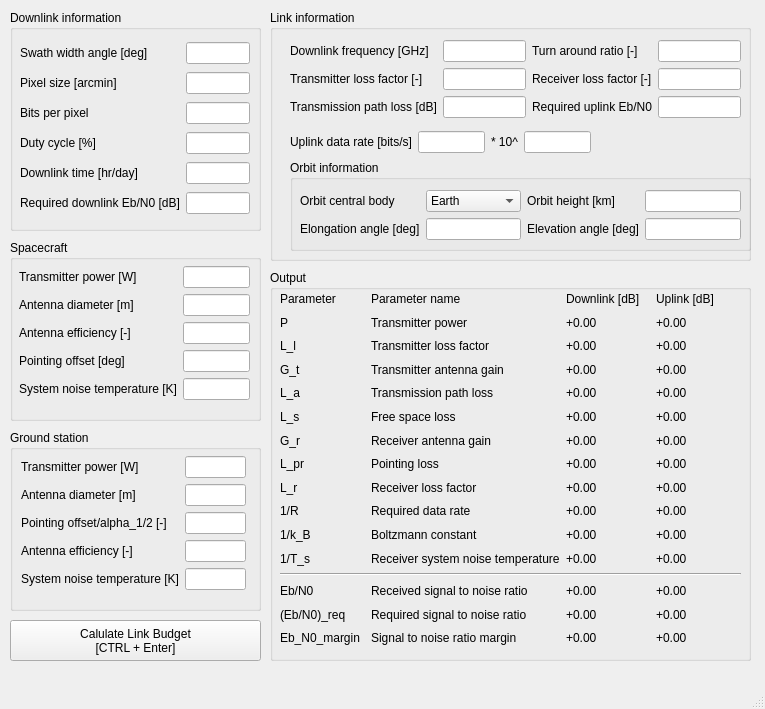
<?xml version="1.0" encoding="UTF-8"?>
<ui version="4.0">
 <class>MainWindow</class>
 <widget class="QMainWindow" name="MainWindow">
  <property name="geometry">
   <rect>
    <x>0</x>
    <y>0</y>
    <width>765</width>
    <height>709</height>
   </rect>
  </property>
  <property name="windowTitle">
   <string>MainWindow</string>
  </property>
  <widget class="QWidget" name="centralwidget">
   <widget class="QPushButton" name="calculate">
    <property name="geometry">
     <rect>
      <x>10</x>
      <y>620</y>
      <width>251</width>
      <height>41</height>
     </rect>
    </property>
    <property name="text">
     <string>Calulate Link Budget
[CTRL + Enter]</string>
    </property>
    <property name="shortcut">
     <string>Ctrl+Return</string>
    </property>
   </widget>
   <widget class="QGroupBox" name="link_info_groupbox">
    <property name="geometry">
     <rect>
      <x>270</x>
      <y>10</y>
      <width>481</width>
      <height>251</height>
     </rect>
    </property>
    <property name="title">
     <string>Link information</string>
    </property>
    <widget class="QGroupBox" name="orbit_groupbox">
     <property name="geometry">
      <rect>
       <x>20</x>
       <y>150</y>
       <width>461</width>
       <height>91</height>
      </rect>
     </property>
     <property name="title">
      <string>Orbit information</string>
     </property>
     <widget class="QWidget" name="layoutWidget">
      <property name="geometry">
       <rect>
        <x>10</x>
        <y>30</y>
        <width>441</width>
        <height>52</height>
       </rect>
      </property>
      <layout class="QGridLayout" name="orbit_gridlayout">
       <item row="0" column="0">
        <widget class="QLabel" name="lbl_planet">
         <property name="text">
          <string>Orbit central body</string>
         </property>
        </widget>
       </item>
       <item row="0" column="1">
        <widget class="QComboBox" name="dropdown_planet">
         <item>
          <property name="text">
           <string>Earth</string>
          </property>
         </item>
         <item>
          <property name="text">
           <string>Moon</string>
          </property>
         </item>
         <item>
          <property name="text">
           <string>Mercury</string>
          </property>
         </item>
         <item>
          <property name="text">
           <string>Mars</string>
          </property>
         </item>
         <item>
          <property name="text">
           <string>Saturn</string>
          </property>
         </item>
        </widget>
       </item>
       <item row="0" column="2" colspan="2">
        <widget class="QLabel" name="lbl_orbit_alt">
         <property name="text">
          <string>Orbit height [km]</string>
         </property>
        </widget>
       </item>
       <item row="0" column="4">
        <widget class="QLineEdit" name="in_orbit_alt"/>
       </item>
       <item row="1" column="0">
        <widget class="QLabel" name="lbl_elong">
         <property name="text">
          <string>Elongation angle [deg]</string>
         </property>
        </widget>
       </item>
       <item row="1" column="1">
        <widget class="QLineEdit" name="in_elong"/>
       </item>
       <item row="1" column="4">
        <widget class="QLineEdit" name="in_elev"/>
       </item>
       <item row="1" column="2" colspan="2">
        <widget class="QLabel" name="lbl_elev">
         <property name="text">
          <string>Elevation angle [deg]</string>
         </property>
        </widget>
       </item>
      </layout>
     </widget>
    </widget>
    <widget class="QWidget" name="layoutWidget">
     <property name="geometry">
      <rect>
       <x>20</x>
       <y>120</y>
       <width>301</width>
       <height>24</height>
      </rect>
     </property>
     <layout class="QHBoxLayout" name="uplink_hbox">
      <item>
       <widget class="QLabel" name="lbl_uplink_r">
        <property name="text">
         <string>Uplink data rate [bits/s]</string>
        </property>
       </widget>
      </item>
      <item>
       <widget class="QLineEdit" name="in_up_r_mantissa"/>
      </item>
      <item>
       <widget class="QLabel" name="lbl_up_10">
        <property name="text">
         <string>* 10^</string>
        </property>
       </widget>
      </item>
      <item>
       <widget class="QLineEdit" name="in_up_r_exp"/>
      </item>
     </layout>
    </widget>
    <widget class="QWidget" name="layoutWidget">
     <property name="geometry">
      <rect>
       <x>20</x>
       <y>30</y>
       <width>451</width>
       <height>80</height>
      </rect>
     </property>
     <layout class="QGridLayout" name="gridLayout_4">
      <item row="0" column="0">
       <widget class="QLabel" name="lbl_dl_f">
        <property name="text">
         <string>Downlink frequency [GHz]</string>
        </property>
       </widget>
      </item>
      <item row="0" column="1">
       <widget class="QLineEdit" name="in_dl_f"/>
      </item>
      <item row="0" column="2">
       <widget class="QLabel" name="lbl_turn_around">
        <property name="text">
         <string>Turn around ratio [-]</string>
        </property>
       </widget>
      </item>
      <item row="0" column="3">
       <widget class="QLineEdit" name="in_turn_around"/>
      </item>
      <item row="1" column="0">
       <widget class="QLabel" name="lbl_tx_loss_factor">
        <property name="text">
         <string>Transmitter loss factor [-]</string>
        </property>
       </widget>
      </item>
      <item row="1" column="1">
       <widget class="QLineEdit" name="in_tx_loss_factor"/>
      </item>
      <item row="1" column="2">
       <widget class="QLabel" name="lbl_rx_loss_factor">
        <property name="text">
         <string>Receiver loss factor [-]</string>
        </property>
       </widget>
      </item>
      <item row="1" column="3">
       <widget class="QLineEdit" name="in_rx_loss_factor"/>
      </item>
      <item row="2" column="0">
       <widget class="QLabel" name="lbl_path_loss">
        <property name="text">
         <string>Transmission path loss [dB]</string>
        </property>
       </widget>
      </item>
      <item row="2" column="1">
       <widget class="QLineEdit" name="in_path_loss"/>
      </item>
      <item row="2" column="2">
       <widget class="QLabel" name="lbl_up_req_ebn0">
        <property name="text">
         <string>Required uplink Eb/N0</string>
        </property>
       </widget>
      </item>
      <item row="2" column="3">
       <widget class="QLineEdit" name="in_up_req_ebn0"/>
      </item>
     </layout>
    </widget>
   </widget>
   <widget class="QGroupBox" name="spacecraft_groupbox">
    <property name="geometry">
     <rect>
      <x>10</x>
      <y>240</y>
      <width>251</width>
      <height>181</height>
     </rect>
    </property>
    <property name="title">
     <string>Spacecraft</string>
    </property>
    <widget class="QWidget" name="layoutWidget">
     <property name="geometry">
      <rect>
       <x>9</x>
       <y>26</y>
       <width>231</width>
       <height>136</height>
      </rect>
     </property>
     <layout class="QGridLayout" name="spacecraft_gridlayout">
      <item row="4" column="0" colspan="2">
       <widget class="QLabel" name="lbl_sc_t_sys">
        <property name="text">
         <string>System noise temperature [K]</string>
        </property>
       </widget>
      </item>
      <item row="4" column="2">
       <widget class="QLineEdit" name="in_sc_t_sys"/>
      </item>
      <item row="3" column="2">
       <widget class="QLineEdit" name="in_sc_point"/>
      </item>
      <item row="2" column="2">
       <widget class="QLineEdit" name="in_sc_ant_eta"/>
      </item>
      <item row="1" column="2">
       <widget class="QLineEdit" name="in_sc_ant_d"/>
      </item>
      <item row="0" column="2">
       <widget class="QLineEdit" name="in_sc_power"/>
      </item>
      <item row="0" column="0" colspan="2">
       <widget class="QLabel" name="lbl_sc_power">
        <property name="text">
         <string>Transmitter power [W]</string>
        </property>
       </widget>
      </item>
      <item row="1" column="0" colspan="2">
       <widget class="QLabel" name="lbl_sc_ant_d">
        <property name="text">
         <string>Antenna diameter [m]</string>
        </property>
       </widget>
      </item>
      <item row="2" column="0" colspan="2">
       <widget class="QLabel" name="lbl_sc_ant_eta">
        <property name="text">
         <string>Antenna efficiency [-]</string>
        </property>
       </widget>
      </item>
      <item row="3" column="0" colspan="2">
       <widget class="QLabel" name="lbl_sc_point">
        <property name="text">
         <string>Pointing offset [deg]</string>
        </property>
       </widget>
      </item>
     </layout>
    </widget>
   </widget>
   <widget class="QGroupBox" name="downlink_groupbox">
    <property name="geometry">
     <rect>
      <x>10</x>
      <y>10</y>
      <width>251</width>
      <height>221</height>
     </rect>
    </property>
    <property name="title">
     <string>Downlink information</string>
    </property>
    <widget class="QWidget" name="layoutWidget">
     <property name="geometry">
      <rect>
       <x>10</x>
       <y>30</y>
       <width>230</width>
       <height>181</height>
      </rect>
     </property>
     <layout class="QGridLayout" name="downlink_gridlayout">
      <item row="4" column="1">
       <widget class="QLineEdit" name="in_dl_time"/>
      </item>
      <item row="2" column="0">
       <widget class="QLabel" name="lbl_bppx">
        <property name="text">
         <string>Bits per pixel</string>
        </property>
       </widget>
      </item>
      <item row="1" column="0">
       <widget class="QLabel" name="lbl_px_size">
        <property name="text">
         <string>Pixel size [arcmin]</string>
        </property>
       </widget>
      </item>
      <item row="3" column="0">
       <widget class="QLabel" name="lbl_duty_cycle">
        <property name="text">
         <string>Duty cycle [%]</string>
        </property>
       </widget>
      </item>
      <item row="4" column="0">
       <widget class="QLabel" name="lbl_dl_time">
        <property name="text">
         <string>Downlink time [hr/day]</string>
        </property>
       </widget>
      </item>
      <item row="0" column="1">
       <widget class="QLineEdit" name="in_swath_width"/>
      </item>
      <item row="5" column="1">
       <widget class="QLineEdit" name="in_req_dl_ebn0"/>
      </item>
      <item row="2" column="1">
       <widget class="QLineEdit" name="in_bppx"/>
      </item>
      <item row="0" column="0">
       <widget class="QLabel" name="lbl_swath_width">
        <property name="text">
         <string>Swath width angle [deg]</string>
        </property>
       </widget>
      </item>
      <item row="1" column="1">
       <widget class="QLineEdit" name="in_px_size"/>
      </item>
      <item row="3" column="1">
       <widget class="QLineEdit" name="in_duty_cycle"/>
      </item>
      <item row="5" column="0">
       <widget class="QLabel" name="lbl_req_dl_ebn0">
        <property name="text">
         <string>Required downlink Eb/N0 [dB]</string>
        </property>
       </widget>
      </item>
     </layout>
    </widget>
   </widget>
   <widget class="QGroupBox" name="ground_station_groupbox">
    <property name="geometry">
     <rect>
      <x>10</x>
      <y>430</y>
      <width>251</width>
      <height>181</height>
     </rect>
    </property>
    <property name="title">
     <string>Ground station</string>
    </property>
    <widget class="QWidget" name="layoutWidget">
     <property name="geometry">
      <rect>
       <x>11</x>
       <y>26</y>
       <width>225</width>
       <height>136</height>
      </rect>
     </property>
     <layout class="QGridLayout" name="ground_station_gridlayout">
      <item row="4" column="0" colspan="3">
       <widget class="QLabel" name="lbl_gs_t_sys">
        <property name="text">
         <string>System noise temperature [K]</string>
        </property>
       </widget>
      </item>
      <item row="4" column="3">
       <widget class="QLineEdit" name="in_gs_t_sys"/>
      </item>
      <item row="2" column="3">
       <widget class="QLineEdit" name="in_gs_point"/>
      </item>
      <item row="3" column="3">
       <widget class="QLineEdit" name="in_gs_ant_eta"/>
      </item>
      <item row="1" column="3">
       <widget class="QLineEdit" name="in_gs_ant_d"/>
      </item>
      <item row="0" column="3">
       <widget class="QLineEdit" name="in_gs_power"/>
      </item>
      <item row="2" column="0" colspan="3">
       <widget class="QLabel" name="lbl_gs_point">
        <property name="text">
         <string>Pointing offset/alpha_1/2 [-]</string>
        </property>
       </widget>
      </item>
      <item row="1" column="0" colspan="3">
       <widget class="QLabel" name="lbl_gs_ant_d">
        <property name="text">
         <string>Antenna diameter [m]</string>
        </property>
       </widget>
      </item>
      <item row="0" column="0" colspan="3">
       <widget class="QLabel" name="lbl_gs_power">
        <property name="text">
         <string>Transmitter power [W]</string>
        </property>
       </widget>
      </item>
      <item row="3" column="0" colspan="3">
       <widget class="QLabel" name="lbl_gs_ant_eta">
        <property name="text">
         <string>Antenna efficiency [-]</string>
        </property>
       </widget>
      </item>
     </layout>
    </widget>
   </widget>
   <widget class="QGroupBox" name="output_groupbox">
    <property name="geometry">
     <rect>
      <x>270</x>
      <y>270</y>
      <width>481</width>
      <height>391</height>
     </rect>
    </property>
    <property name="title">
     <string>Output</string>
    </property>
    <widget class="QWidget" name="layoutWidget">
     <property name="geometry">
      <rect>
       <x>10</x>
       <y>20</y>
       <width>461</width>
       <height>357</height>
      </rect>
     </property>
     <layout class="QGridLayout" name="output_gridlayout">
      <item row="4" column="0">
       <widget class="QLabel" name="label_138">
        <property name="text">
         <string>L_a</string>
        </property>
       </widget>
      </item>
      <item row="5" column="1">
       <widget class="QLabel" name="label_93">
        <property name="text">
         <string>Free space loss</string>
        </property>
       </widget>
      </item>
      <item row="1" column="0">
       <widget class="QLabel" name="label_90">
        <property name="text">
         <string>P</string>
        </property>
       </widget>
      </item>
      <item row="1" column="1">
       <widget class="QLabel" name="label_115">
        <property name="text">
         <string>Transmitter power</string>
        </property>
       </widget>
      </item>
      <item row="3" column="1">
       <widget class="QLabel" name="label_122">
        <property name="text">
         <string>Transmitter antenna gain</string>
        </property>
       </widget>
      </item>
      <item row="6" column="0">
       <widget class="QLabel" name="label_94">
        <property name="text">
         <string>G_r</string>
        </property>
       </widget>
      </item>
      <item row="13" column="0">
       <widget class="QLabel" name="label_126">
        <property name="text">
         <string>Eb/N0</string>
        </property>
       </widget>
      </item>
      <item row="13" column="1">
       <widget class="QLabel" name="label_137">
        <property name="text">
         <string>Received signal to noise ratio</string>
        </property>
       </widget>
      </item>
      <item row="2" column="1">
       <widget class="QLabel" name="label_136">
        <property name="text">
         <string>Transmitter loss factor</string>
        </property>
       </widget>
      </item>
      <item row="15" column="1">
       <widget class="QLabel" name="label_125">
        <property name="text">
         <string>Signal to noise ratio margin</string>
        </property>
       </widget>
      </item>
      <item row="15" column="0">
       <widget class="QLabel" name="label_116">
        <property name="text">
         <string>Eb_N0_margin</string>
        </property>
       </widget>
      </item>
      <item row="7" column="1">
       <widget class="QLabel" name="label_119">
        <property name="text">
         <string>Pointing loss</string>
        </property>
       </widget>
      </item>
      <item row="7" column="0">
       <widget class="QLabel" name="label_117">
        <property name="text">
         <string>L_pr</string>
        </property>
       </widget>
      </item>
      <item row="9" column="0">
       <widget class="QLabel" name="label_103">
        <property name="text">
         <string>1/R</string>
        </property>
       </widget>
      </item>
      <item row="0" column="2">
       <widget class="QLabel" name="label_52">
        <property name="text">
         <string>Downlink [dB]</string>
        </property>
       </widget>
      </item>
      <item row="0" column="0">
       <widget class="QLabel" name="label_111">
        <property name="text">
         <string>Parameter</string>
        </property>
       </widget>
      </item>
      <item row="10" column="1">
       <widget class="QLabel" name="label_104">
        <property name="text">
         <string>Boltzmann constant</string>
        </property>
       </widget>
      </item>
      <item row="14" column="0">
       <widget class="QLabel" name="label_85">
        <property name="text">
         <string>(Eb/N0)_req</string>
        </property>
       </widget>
      </item>
      <item row="6" column="1">
       <widget class="QLabel" name="label_102">
        <property name="text">
         <string>Receiver antenna gain</string>
        </property>
       </widget>
      </item>
      <item row="8" column="0">
       <widget class="QLabel" name="label_124">
        <property name="text">
         <string>L_r</string>
        </property>
       </widget>
      </item>
      <item row="8" column="1">
       <widget class="QLabel" name="label_140">
        <property name="text">
         <string>Receiver loss factor</string>
        </property>
       </widget>
      </item>
      <item row="4" column="1">
       <widget class="QLabel" name="label_120">
        <property name="text">
         <string>Transmission path loss</string>
        </property>
       </widget>
      </item>
      <item row="9" column="1">
       <widget class="QLabel" name="label_84">
        <property name="text">
         <string>Required data rate</string>
        </property>
       </widget>
      </item>
      <item row="10" column="0">
       <widget class="QLabel" name="label_109">
        <property name="text">
         <string>1/k_B</string>
        </property>
       </widget>
      </item>
      <item row="11" column="0">
       <widget class="QLabel" name="label_110">
        <property name="text">
         <string>1/T_s</string>
        </property>
       </widget>
      </item>
      <item row="2" column="0">
       <widget class="QLabel" name="label_87">
        <property name="text">
         <string>L_l</string>
        </property>
       </widget>
      </item>
      <item row="3" column="0">
       <widget class="QLabel" name="label_141">
        <property name="text">
         <string>G_t</string>
        </property>
       </widget>
      </item>
      <item row="11" column="1">
       <widget class="QLabel" name="label_106">
        <property name="text">
         <string>Receiver system noise temperature</string>
        </property>
       </widget>
      </item>
      <item row="14" column="1">
       <widget class="QLabel" name="label_108">
        <property name="text">
         <string>Required signal to noise ratio</string>
        </property>
       </widget>
      </item>
      <item row="5" column="0">
       <widget class="QLabel" name="label_142">
        <property name="text">
         <string>L_s</string>
        </property>
       </widget>
      </item>
      <item row="0" column="3">
       <widget class="QLabel" name="label_53">
        <property name="text">
         <string>Uplink [dB]</string>
        </property>
       </widget>
      </item>
      <item row="12" column="0" colspan="4">
       <widget class="Line" name="line_22">
        <property name="orientation">
         <enum>Qt::Horizontal</enum>
        </property>
       </widget>
      </item>
      <item row="1" column="2">
       <widget class="QLabel" name="out_dl_p">
        <property name="text">
         <string>+0.00</string>
        </property>
       </widget>
      </item>
      <item row="1" column="3">
       <widget class="QLabel" name="out_ul_p">
        <property name="text">
         <string>+0.00</string>
        </property>
       </widget>
      </item>
      <item row="2" column="2">
       <widget class="QLabel" name="out_dl_l_l">
        <property name="text">
         <string>+0.00</string>
        </property>
       </widget>
      </item>
      <item row="3" column="2">
       <widget class="QLabel" name="out_dl_g_t">
        <property name="text">
         <string>+0.00</string>
        </property>
       </widget>
      </item>
      <item row="4" column="2">
       <widget class="QLabel" name="out_dl_l_a">
        <property name="text">
         <string>+0.00</string>
        </property>
       </widget>
      </item>
      <item row="5" column="2">
       <widget class="QLabel" name="out_dl_l_s">
        <property name="text">
         <string>+0.00</string>
        </property>
       </widget>
      </item>
      <item row="6" column="2">
       <widget class="QLabel" name="out_dl_g_r">
        <property name="text">
         <string>+0.00</string>
        </property>
       </widget>
      </item>
      <item row="7" column="2">
       <widget class="QLabel" name="out_dl_l_pr">
        <property name="text">
         <string>+0.00</string>
        </property>
       </widget>
      </item>
      <item row="8" column="2">
       <widget class="QLabel" name="out_dl_l_r">
        <property name="text">
         <string>+0.00</string>
        </property>
       </widget>
      </item>
      <item row="9" column="2">
       <widget class="QLabel" name="out_dl_1_r">
        <property name="text">
         <string>+0.00</string>
        </property>
       </widget>
      </item>
      <item row="10" column="2">
       <widget class="QLabel" name="out_dl_1_k_b">
        <property name="text">
         <string>+0.00</string>
        </property>
       </widget>
      </item>
      <item row="11" column="2">
       <widget class="QLabel" name="out_dl_1_t_s">
        <property name="text">
         <string>+0.00</string>
        </property>
       </widget>
      </item>
      <item row="13" column="2">
       <widget class="QLabel" name="out_dl_eb_n0">
        <property name="text">
         <string>+0.00</string>
        </property>
       </widget>
      </item>
      <item row="14" column="2">
       <widget class="QLabel" name="out_dl_eb_n0_req">
        <property name="text">
         <string>+0.00</string>
        </property>
       </widget>
      </item>
      <item row="15" column="2">
       <widget class="QLabel" name="out_dl_margin">
        <property name="text">
         <string>+0.00</string>
        </property>
       </widget>
      </item>
      <item row="2" column="3">
       <widget class="QLabel" name="out_ul_l_l">
        <property name="text">
         <string>+0.00</string>
        </property>
       </widget>
      </item>
      <item row="3" column="3">
       <widget class="QLabel" name="out_ul_g_t">
        <property name="text">
         <string>+0.00</string>
        </property>
       </widget>
      </item>
      <item row="4" column="3">
       <widget class="QLabel" name="out_ul_l_a">
        <property name="text">
         <string>+0.00</string>
        </property>
       </widget>
      </item>
      <item row="5" column="3">
       <widget class="QLabel" name="out_ul_l_s">
        <property name="text">
         <string>+0.00</string>
        </property>
       </widget>
      </item>
      <item row="6" column="3">
       <widget class="QLabel" name="out_ul_g_r">
        <property name="text">
         <string>+0.00</string>
        </property>
       </widget>
      </item>
      <item row="7" column="3">
       <widget class="QLabel" name="out_ul_l_pr">
        <property name="text">
         <string>+0.00</string>
        </property>
       </widget>
      </item>
      <item row="8" column="3">
       <widget class="QLabel" name="out_ul_l_r">
        <property name="text">
         <string>+0.00</string>
        </property>
       </widget>
      </item>
      <item row="9" column="3">
       <widget class="QLabel" name="out_ul_1_r">
        <property name="text">
         <string>+0.00</string>
        </property>
       </widget>
      </item>
      <item row="10" column="3">
       <widget class="QLabel" name="out_ul_1_k_b">
        <property name="text">
         <string>+0.00</string>
        </property>
       </widget>
      </item>
      <item row="11" column="3">
       <widget class="QLabel" name="out_ul_1_t_s">
        <property name="text">
         <string>+0.00</string>
        </property>
       </widget>
      </item>
      <item row="13" column="3">
       <widget class="QLabel" name="out_ul_eb_n0">
        <property name="text">
         <string>+0.00</string>
        </property>
       </widget>
      </item>
      <item row="14" column="3">
       <widget class="QLabel" name="out_ul_eb_n0_req">
        <property name="text">
         <string>+0.00</string>
        </property>
       </widget>
      </item>
      <item row="15" column="3">
       <widget class="QLabel" name="out_ul_margin">
        <property name="text">
         <string>+0.00</string>
        </property>
       </widget>
      </item>
      <item row="0" column="1">
       <widget class="QLabel" name="label_133">
        <property name="text">
         <string>Parameter name</string>
        </property>
       </widget>
      </item>
     </layout>
    </widget>
   </widget>
  </widget>
  <widget class="QMenuBar" name="menubar">
   <property name="geometry">
    <rect>
     <x>0</x>
     <y>0</y>
     <width>765</width>
     <height>22</height>
    </rect>
   </property>
  </widget>
  <widget class="QStatusBar" name="statusbar"/>
 </widget>
 <resources/>
 <connections/>
</ui>
